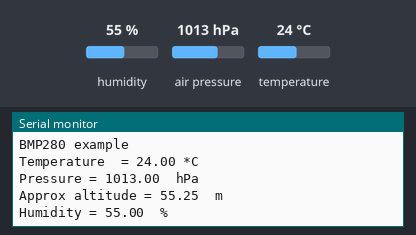
A sketch run on a simulated Arduino Uno, built with avr-gcc and run on an emulated ATmega328P. On the bench: the last lines printed to the serial monitor. The test bench sets the inputs (shaded band); at power-on: humidity 55 %, air pressure 1013 hPa, temperature 24 °C. No radio packets arrive unless stated.

Above: at 1.2 s.
1.3 s: humidity set to 22 %
At 3.3 s:
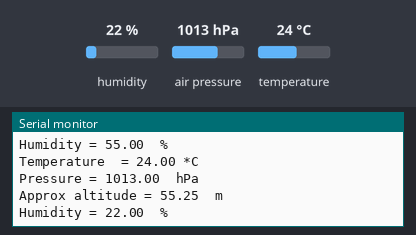
3.7 s: air pressure set to 952 hPa
At 4.6 s:
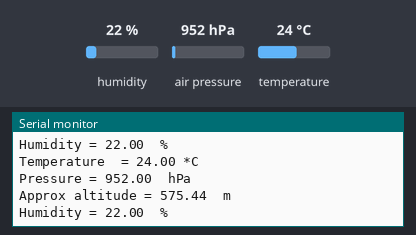

The sketch:

combinedsender.ino
```cpp
#include <Adafruit_BMP280.h>
#include <RH_ASK.h>
#include <Wire.h>
#include <AHT20.h>

AHT20 aht20;

Adafruit_BMP280 bmp280;
RH_ASK driver;

void setup()
{
  Serial.begin(115200);
  delay(10);
  Serial.println("BMP280 example");

  Wire.begin(); // Join I2C bus
  bmp280.begin();
  driver.init();
}

void loop()
{
  // Read sensor values
  float temperature = bmp280.readTemperature();
  float pressure_hPa = bmp280.readPressure() / 100.0;
  float altitude = bmp280.readAltitude(1019.66);
  float humidity = aht20.getHumidity();
  // Print values to Serial monitor
  Serial.print(F("Temperature  = "));
  Serial.print(temperature);
  Serial.println(" *C");

  Serial.print(F("Pressure = "));
  Serial.print(pressure_hPa);
  Serial.println("  hPa");

  Serial.print(F("Approx altitude = "));
  Serial.print(altitude);
  Serial.println("  m");

   Serial.print(F("Humidity = "));
  Serial.print(humidity);
  Serial.println("  %");

  // Convert values to strings
  char msgTemperature[10];
  char msgPressure[10];
  char msgAltitude[10];
  char msgHumidity[10];

  dtostrf(temperature, 4, 2, msgTemperature);
  dtostrf(pressure_hPa, 4, 2, msgPressure);
  dtostrf(altitude, 4, 2, msgAltitude);
  dtostrf(humidity, 4, 2, msgHumidity);
  const char msgValues[] = "TPAH";

  // Send sensor readings using RadioHead
  dtostrf(temperature, 4, 2, msgTemperature);
  dtostrf(pressure_hPa, 4, 2, msgPressure);
  dtostrf(altitude, 4, 2, msgAltitude);
  dtostrf(humidity, 4, 2, msgHumidity);

  // Concatenate all messages into one string
  char allMessages[32]; // Adjust the buffer size based on your needs
  sprintf(allMessages, "%s;%s;%s;%s;%s", msgValues, msgTemperature, msgPressure, msgAltitude, msgHumidity);

  // Send the combined message using RadioHead
  driver.send((uint8_t *)allMessages, strlen(allMessages));
  driver.waitPacketSent();


  Serial.println();
  delay(2000);
}
```

Measured:
- after the input at 1.3 s, the serial monitor: prints a new line after 0.83 s (image 1)
- after the input at 3.7 s, the serial monitor: prints a new line after 0.51 s (image 2)
